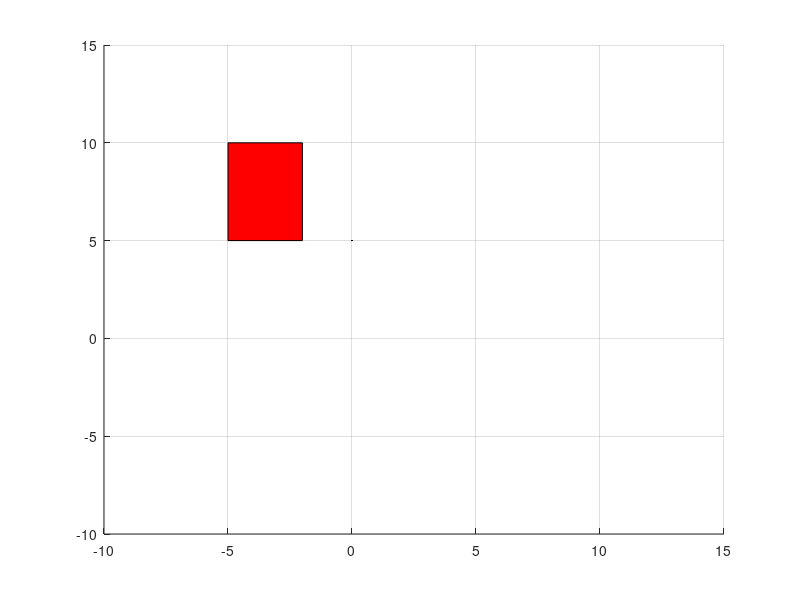

The MATLAB script that drew this image: (Note: this script raises an error after producing the figure.)
%% ME3050 - Dynamics, Modeling, and Control
% Tristan Hill - 09/18/2015
% 1DOF lumped parameter model (mass+spring) 
%%
% using the...
% TIMER CALLBACK CODE - MATLAB CENTRAL
% 
%%

clear all
close all
clc

%define timer function params
p.j=1;
p.t=0;
p.dt=.1;
%define the model parameters (as global vars)
g=9.8;  %m/s^2
% m=100;    %mass of mass (kg)
% k=200;    %spring constant (N/m)
%initial conditions (as global vars)

p.g=g;

p.m=100;
p.k=250;
p.c=100;

p.x0=0;
p.xdot0=0;
p.y0=5;
p.ydot0=8;
p.wn=sqrt(p.k/p.m);

p.dr=p.c/(2*sqrt(p.m*p.k))

% p.dr=1;
% p.c=p.dr*(2*sqrt(p.m*p.k))
p.wd=p.wn*sqrt(1-p.dr^2);


figure(1)
% prepare the plot
axes('xlim',[-10,15],'ylim',[-10,15]);
grid on
l=line(p.t,p.y0,...
    'userdata',0,...
    'marker','.',...
    'color','black',...
    'markersize',2,...
    'linestyle','-');

%draw a box
p.bht=5;
p.bwt=3;
p.bps=-5;
px=[0 p.bwt p.bwt 0]+p.bps;
py=[0 0 p.bht p.bht]+p.y0;
% 
box=patch(px,py,'red',...
    'userdata',0,...
    'marker','none',...
    'linestyle','-');
shg;   

th=timer;
th.TimerFcn={@model_mck_11_16_2015,p,l,box};
th.StopFcn={@model_stop};
set(th,...
    'period',p.dt,...
    'TasksToExecute', 150,...
    'executionmode','fixedrate');
% ...and start it
input('Press any Key to Start')

start(th);
% while strcmp(get(th,'Running'),'on');end
% delete(th);

% while(t<tmax);
% end
%    
% % clean up
% stop(th);
% delete(th);
% close(h)
